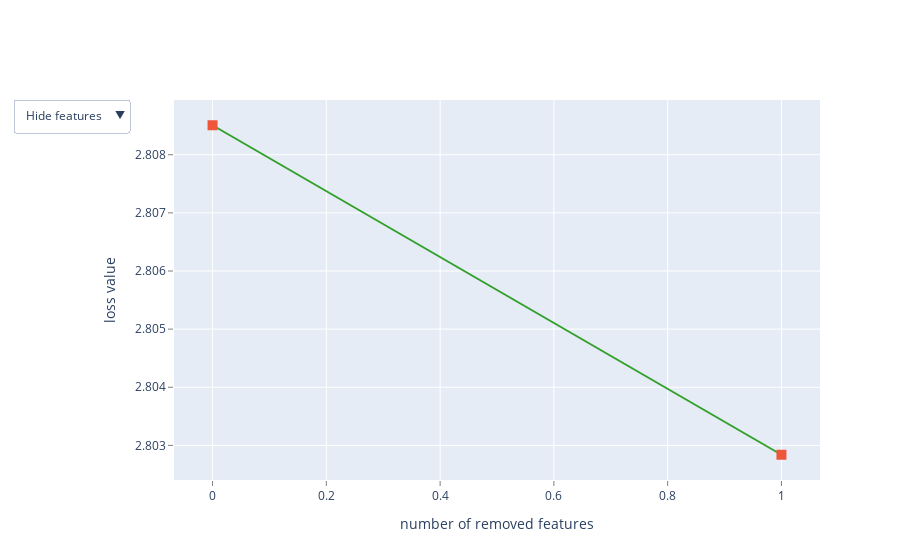

The cell this chart's notebook holds for it:
### Code cell
model = CatBoostRegressor(iterations=500, random_seed=0)
summary = model.select_features(
    train_pool,
    eval_set=test_pool,
    features_for_select=list(range(train_pool.num_col())),
    num_features_to_select=5,
    steps=3,
    algorithm=EFeaturesSelectionAlgorithm.RecursiveByShapValues,
    shap_calc_type=EShapCalcType.Regular,
    train_final_model=True,
    logging_level='Silent',
    plot=True
)

### Figure 1 — Plotly figure (JSON) as saved in the notebook; plotly's stock layout.template omitted (floating-point values rounded to 4 significant figures)
{"data": [{"line": {"color": "rgb(51,160,44)"}, "mode": "lines+markers", "name": "", "text": ["", "5"], "type": "scatter", "x": [0, 1], "y": [2.809, 2.803]}, {"marker": {"size": 10, "symbol": "square"}, "mode": "markers", "name": "", "text": ["", "5"], "type": "scatter", "x": [0, 1], "y": [2.809, 2.803]}, {"mode": "text", "name": "", "text": ["", "5"], "textfont": {"color": "rgb(51,160,44)", "family": "sans serif", "size": 18}, "textposition": "bottom center", "type": "scatter", "visible": false, "x": [0, 1], "y": [2.809, 2.803]}, {"mode": "text", "name": "", "text": ["", "5"], "textfont": {"color": "rgb(51,160,44)", "family": "sans serif", "size": 18}, "textposition": "bottom center", "type": "scatter", "visible": false, "x": [0, 1], "y": [2.809, 2.803]}], "layout": {"showlegend": false, "updatemenus": [{"active": 0, "buttons": [{"args": [{"visible": [true, true, false, false]}], "label": "Hide features", "method": "update"}, {"args": [{"visible": [true, true, true, false]}], "label": "Show indices", "method": "update"}, {"args": [{"visible": [true, true, false, true]}], "label": "Show names", "method": "update"}], "pad": {"r": 10, "t": 10}, "showactive": true, "x": -0.25, "xanchor": "left", "y": 1.03, "yanchor": "top"}], "xaxis": {"gridcolor": "rgb(255,255,255)", "showgrid": true, "showline": false, "showticklabels": true, "tickcolor": "rgb(127,127,127)", "ticks": "outside", "title": {"text": "number of removed features"}, "zeroline": false}, "yaxis": {"gridcolor": "rgb(255,255,255)", "showgrid": true, "showline": false, "showticklabels": true, "tickcolor": "rgb(127,127,127)", "ticks": "outside", "title": {"text": "loss value"}, "zeroline": false}}}
